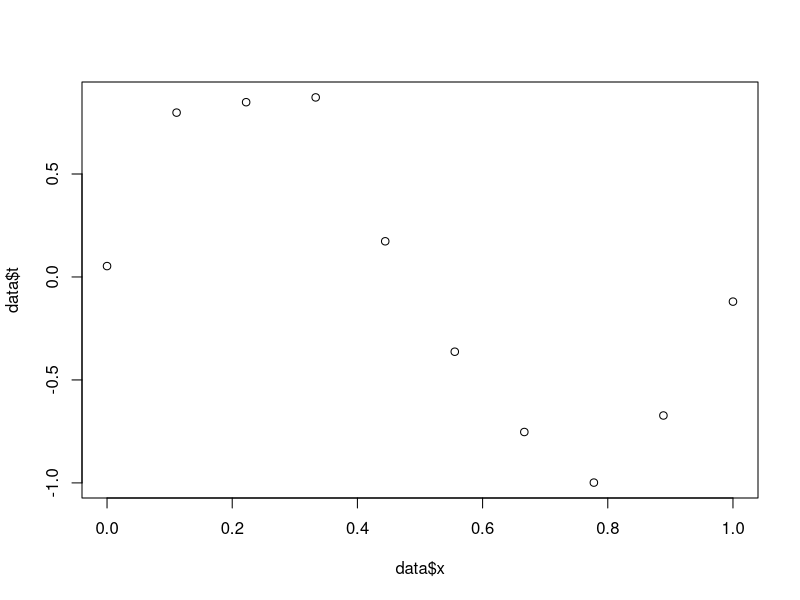
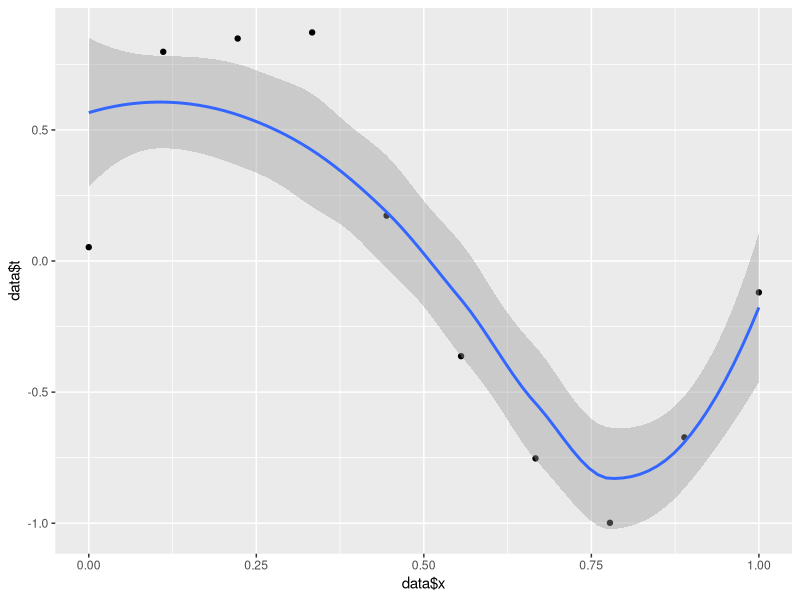
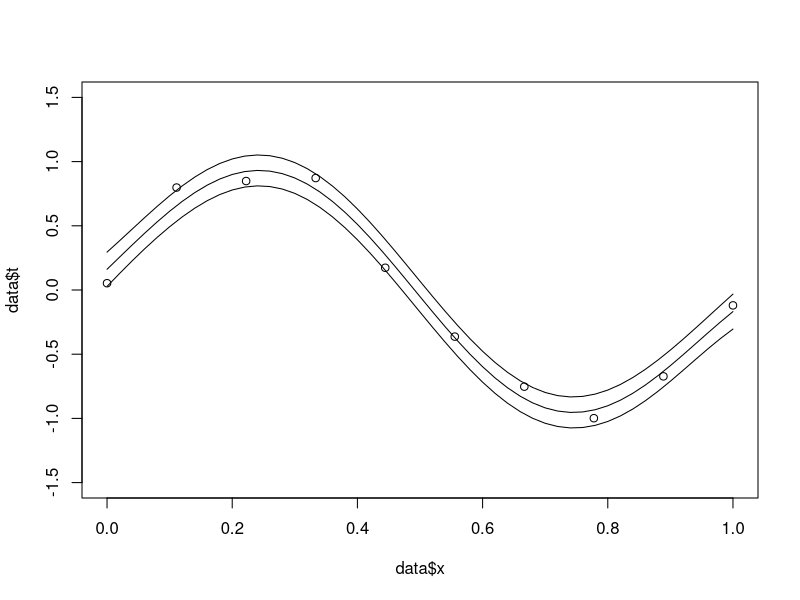
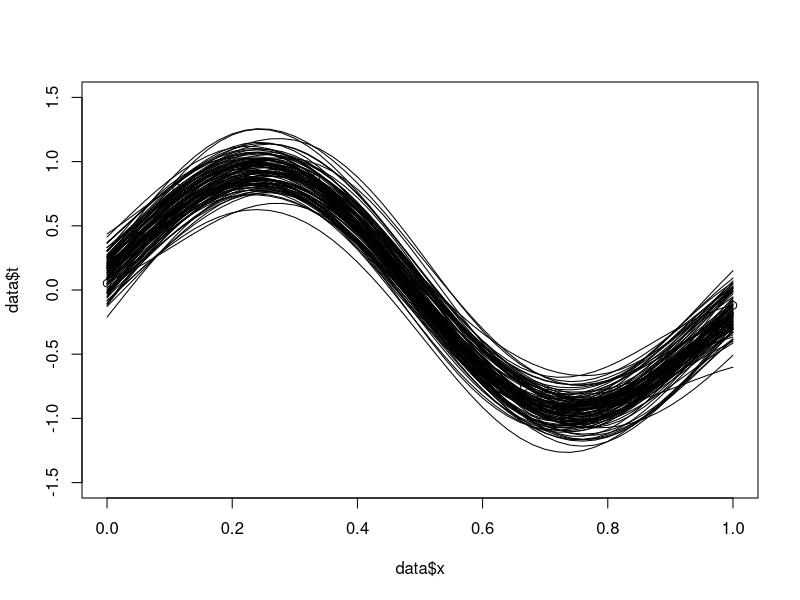
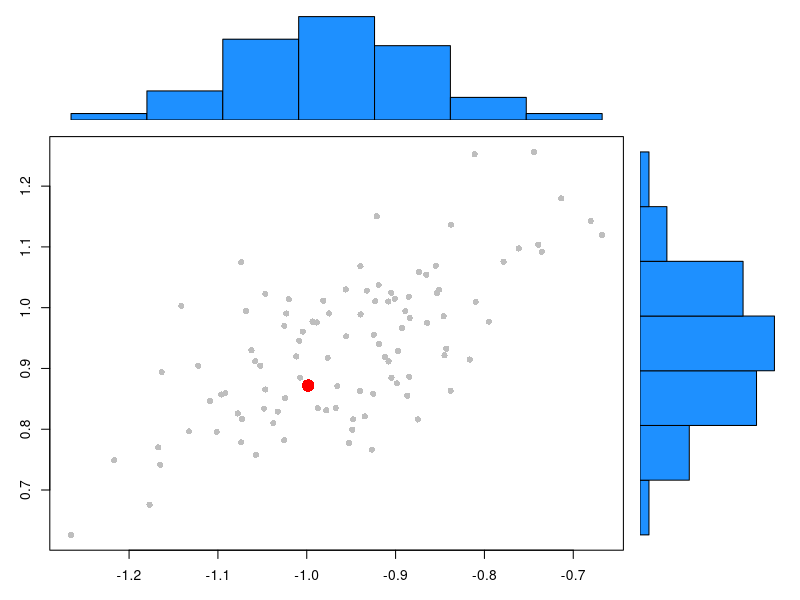

R code for these plots, in order:
## ---- chunk 1
# install.packages('mvtnorm')
# Write a function that takes as input a vector of prediction input values, and returns the mean and the precision of the predictive distribution at each of these inputs.
fitted.bayes <- function(inputs, training_data) {
  # create a wbayes result from the training data
  
  # calculate mean and variance for each of the inputs using wbayes
  
}

## ---- chunk 2

data <- read.table("curve_data.txt")

plot(data$x, data$t)

phix <- function(x, M, option) {
  phi <- rep(0,M)
  if (option == "poly") {
    for (i in 0:(M)) {
      phi[i+1] <- x**i
    }
  }
  if (option == "Gauss") {
    phi[1] = 1
    for (i in 1:(M)) { 
      phi[i+1] <- exp(-((x-i/(M-1))**2)/0.1)
    }
    
  }
  phi
}


post.params <- function(data, M, option, delta, q) {
  # Q = D + qPhiTPhi
  # wbayes = Q-1(qPhiTt + Dmu)
  
  phi = phix(data$x[1],M, option)
  for (i in 2:length(data$x)) {
    phi_ <- phix(data$x[i], M, option)
    phi = rbind(phi, phi_)  
  }
  
  Q = diag(delta,M+1) + q*t(phi)%*%phi
  #lambda = delta/q
  w = solve(Q)%*%(q*t(phi)%*%data$t) 
  t <- phi%*%w
  return(list(Q,w,t))
}

answer <- post.params(data, 9, "poly", 2.0, (1/0.1)**2)

that <- answer[[3]]

library(ggplot2)

p <- ggplot(cbind(data,that), aes(x=data$x, y=data$t)) + geom_point()
p + stat_smooth(method = "loess", formula = that ~ x, size = 1)

dev.off()

x <- seq(0,1,1/1000)

precisionBayes <- function(x) {
  
  precision_w <- post.params(data, 9, "Gauss", 1, (1/0.1)**2)
  
  phi = phix(x[1],9, "Gauss")
  for (i in 2:length(x)) {
    phi_ <- phix(x[i], 9, "Gauss")
    phi = rbind(phi, phi_)  
  }
  
  Qbayes <- precision_w[[1]]
  
  mean = phi%*%precision_w[[2]]
  diagonal_matrix <- phi%*%solve(Qbayes)%*%t(phi)+1/((1/0.1)**2)
  var <- diag(diagonal_matrix)
  sd = sqrt(var)
  
  return(list(mean, sd, diagonal_matrix, phi))
  
}

mean <- precisionBayes(x)[[1]]
sd <- precisionBayes(x)[[2]]
diagonal_matrix <- precisionBayes(x)[[3]]
phi <- precisionBayes(x)[[4]]

upper_bound <- mean + sd
lower_bound <- mean - sd

bayes_data <- as.data.frame(cbind(mean, upper_bound, lower_bound, x)) 

#plot_bayes <- ggplot(bayes_data, aes(x = x, y = mean)) + geom_point()
#plot_bayes + stat_smooth(method = "loess", formula = mean ~ x, size = 1) + 
#  stat_smooth(method = "loess", formula = upper_bound ~ x, size = 1) + 
#  stat_smooth(method = "loess", formula = lower_bound ~ x, size = 1)

plot(data$x, data$t, ylim = range(-1.5:1.5))
lines(predict(splines::interpSpline(x,mean)))
lines(predict(splines::interpSpline(x,lower_bound)))
lines(predict(splines::interpSpline(x,upper_bound)))

dev.off()

#install.packages("MASS")
library(MASS)

#simulations <- rmvnorm(100, mean = precision_w[[2]], sigma = precision_w[[1]])

draws <- mvrnorm(100, mu = mean, Sigma = diagonal_matrix) 

plot(data$x, data$t, ylim = range(-1.5:1.5))
for (i in 1:nrow(draws)){
  lines(predict(splines::interpSpline(x, draws[i,])))
}
dev.off()
mins <- apply(draws, 1, min)
maxs <- apply(draws, 1, max)

observed_min <- min(data$t)
observed_max <- max(data$t)

scatterhist <- function(x, y, x1, y1, xlab="", ylab=""){
  zones=matrix(c(2,0,1,3), ncol=2, byrow=TRUE)
  layout(zones, widths=c(4/5,1/5), heights=c(1/5,4/5))
  xhist = hist(x, plot=FALSE)
  yhist = hist(y, plot=FALSE)
  top = max(c(xhist$counts, yhist$counts))
  par(mar=c(3,3,1,1))
  plot(x,y, col = 'gray', pch = 16)
  points(x1, y1, col = 'red', pch = 16, cex = 2)
  par(mar=c(0,3,1,1))
  barplot(xhist$counts, axes=FALSE, ylim=c(0, top), space=0, col = 'dodgerblue')
  par(mar=c(3,0,1,1))
  barplot(yhist$counts, axes=FALSE, xlim=c(0, top), space=0, horiz=TRUE, col = 'dodgerblue')
  par(oma=c(3,3,0,0))
  mtext(xlab, side=1, line=1, outer=TRUE, adj=0, 
    at=.8 * (mean(x) - min(x))/(max(x)-min(x)))
  mtext(ylab, side=2, line=1, outer=TRUE, adj=0, 
    at=(.8 * (mean(y) - min(y))/(max(y) - min(y))))
}

scatterhist(mins, maxs, observed_min, observed_max)
